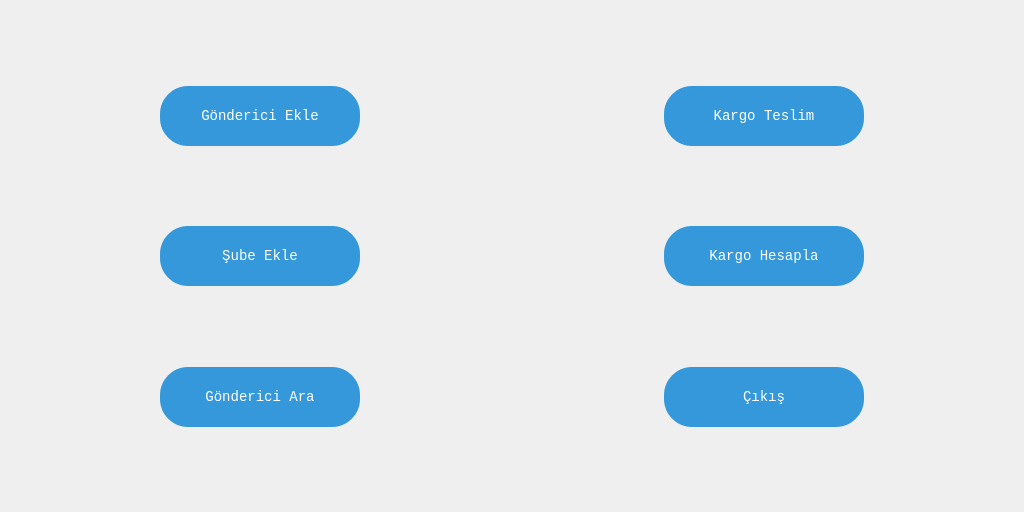
<?xml version="1.0" encoding="UTF-8"?>
<ui version="4.0">
 <class>KargoTakip</class>
 <widget class="QMainWindow" name="KargoTakip">
  <property name="geometry">
   <rect>
    <x>0</x>
    <y>0</y>
    <width>1024</width>
    <height>512</height>
   </rect>
  </property>
  <property name="maximumSize">
   <size>
    <width>1024</width>
    <height>512</height>
   </size>
  </property>
  <property name="font">
   <font>
    <family>Courier New</family>
   </font>
  </property>
  <property name="windowTitle">
   <string>Kargo Takip Otomasyonu</string>
  </property>
  <property name="windowIcon">
   <iconset resource="images.qrc">
    <normaloff>:/icon/icon.ico</normaloff>:/icon/icon.ico</iconset>
  </property>
  <property name="autoFillBackground">
   <bool>false</bool>
  </property>
  <property name="styleSheet">
   <string notr="true">QPushButton{
 	 background: #3498db;
	border-radius: 28px;
	font-family: Courier New;
	color: #ffffff;
	font-size: 14px;
	padding: 10px 20px 10px 20px;
	text-decoration: none;
    max-width:160px;
	min-width:160px;
	max-height:40px;	 
	min-height:40px;	 
}

QPushButton:hover {
	background: #3cb0fd;
	text-decoration: none;
}

</string>
  </property>
  <widget class="QWidget" name="centralWidget">
   <layout class="QVBoxLayout" name="verticalLayout_3">
    <item>
     <layout class="QHBoxLayout" name="horizontalLayout">
      <item>
       <spacer name="horizontalSpacer_3">
        <property name="orientation">
         <enum>Qt::Horizontal</enum>
        </property>
        <property name="sizeHint" stdset="0">
         <size>
          <width>40</width>
          <height>20</height>
         </size>
        </property>
       </spacer>
      </item>
      <item>
       <layout class="QVBoxLayout" name="verticalLayout">
        <item>
         <spacer name="verticalSpacer_4">
          <property name="orientation">
           <enum>Qt::Vertical</enum>
          </property>
          <property name="sizeHint" stdset="0">
           <size>
            <width>20</width>
            <height>40</height>
           </size>
          </property>
         </spacer>
        </item>
        <item>
         <widget class="QPushButton" name="btnGondericiEkle">
          <property name="text">
           <string>Gönderici Ekle</string>
          </property>
         </widget>
        </item>
        <item>
         <spacer name="verticalSpacer_2">
          <property name="orientation">
           <enum>Qt::Vertical</enum>
          </property>
          <property name="sizeHint" stdset="0">
           <size>
            <width>20</width>
            <height>40</height>
           </size>
          </property>
         </spacer>
        </item>
        <item>
         <widget class="QPushButton" name="brnSubeEkle">
          <property name="font">
           <font>
            <family>Courier New</family>
            <pointsize>-1</pointsize>
            <underline>false</underline>
            <strikeout>false</strikeout>
           </font>
          </property>
          <property name="text">
           <string>Şube Ekle</string>
          </property>
         </widget>
        </item>
        <item>
         <spacer name="verticalSpacer">
          <property name="orientation">
           <enum>Qt::Vertical</enum>
          </property>
          <property name="sizeHint" stdset="0">
           <size>
            <width>20</width>
            <height>40</height>
           </size>
          </property>
         </spacer>
        </item>
        <item>
         <widget class="QPushButton" name="btnGondericiAra">
          <property name="text">
           <string>Gönderici Ara</string>
          </property>
         </widget>
        </item>
        <item>
         <spacer name="verticalSpacer_3">
          <property name="orientation">
           <enum>Qt::Vertical</enum>
          </property>
          <property name="sizeHint" stdset="0">
           <size>
            <width>20</width>
            <height>40</height>
           </size>
          </property>
         </spacer>
        </item>
       </layout>
      </item>
      <item>
       <spacer name="horizontalSpacer">
        <property name="orientation">
         <enum>Qt::Horizontal</enum>
        </property>
        <property name="sizeHint" stdset="0">
         <size>
          <width>40</width>
          <height>20</height>
         </size>
        </property>
       </spacer>
      </item>
      <item>
       <spacer name="horizontalSpacer_2">
        <property name="orientation">
         <enum>Qt::Horizontal</enum>
        </property>
        <property name="sizeHint" stdset="0">
         <size>
          <width>40</width>
          <height>20</height>
         </size>
        </property>
       </spacer>
      </item>
      <item>
       <layout class="QVBoxLayout" name="verticalLayout_2">
        <item>
         <spacer name="verticalSpacer_5">
          <property name="orientation">
           <enum>Qt::Vertical</enum>
          </property>
          <property name="sizeHint" stdset="0">
           <size>
            <width>20</width>
            <height>40</height>
           </size>
          </property>
         </spacer>
        </item>
        <item>
         <widget class="QPushButton" name="btnKargoTeslim">
          <property name="text">
           <string>Kargo Teslim</string>
          </property>
         </widget>
        </item>
        <item>
         <spacer name="verticalSpacer_6">
          <property name="orientation">
           <enum>Qt::Vertical</enum>
          </property>
          <property name="sizeHint" stdset="0">
           <size>
            <width>20</width>
            <height>40</height>
           </size>
          </property>
         </spacer>
        </item>
        <item>
         <widget class="QPushButton" name="btnKargoHesapla">
          <property name="text">
           <string>Kargo Hesapla</string>
          </property>
         </widget>
        </item>
        <item>
         <spacer name="verticalSpacer_7">
          <property name="orientation">
           <enum>Qt::Vertical</enum>
          </property>
          <property name="sizeHint" stdset="0">
           <size>
            <width>20</width>
            <height>40</height>
           </size>
          </property>
         </spacer>
        </item>
        <item>
         <widget class="QPushButton" name="btnCikis">
          <property name="text">
           <string>Çıkış</string>
          </property>
         </widget>
        </item>
        <item>
         <spacer name="verticalSpacer_8">
          <property name="orientation">
           <enum>Qt::Vertical</enum>
          </property>
          <property name="sizeHint" stdset="0">
           <size>
            <width>20</width>
            <height>40</height>
           </size>
          </property>
         </spacer>
        </item>
       </layout>
      </item>
      <item>
       <spacer name="horizontalSpacer_4">
        <property name="orientation">
         <enum>Qt::Horizontal</enum>
        </property>
        <property name="sizeHint" stdset="0">
         <size>
          <width>40</width>
          <height>20</height>
         </size>
        </property>
       </spacer>
      </item>
     </layout>
    </item>
   </layout>
  </widget>
  <action name="actionKargo_Takip">
   <property name="icon">
    <iconset resource="images.qrc">
     <normaloff>:/icon/icon.ico</normaloff>:/icon/icon.ico</iconset>
   </property>
   <property name="text">
    <string>Kargo Takip</string>
   </property>
  </action>
  <action name="actionQt">
   <property name="text">
    <string>Qt</string>
   </property>
  </action>
 </widget>
 <layoutdefault spacing="6" margin="11"/>
 <resources>
  <include location="images.qrc"/>
 </resources>
 <connections/>
</ui>
